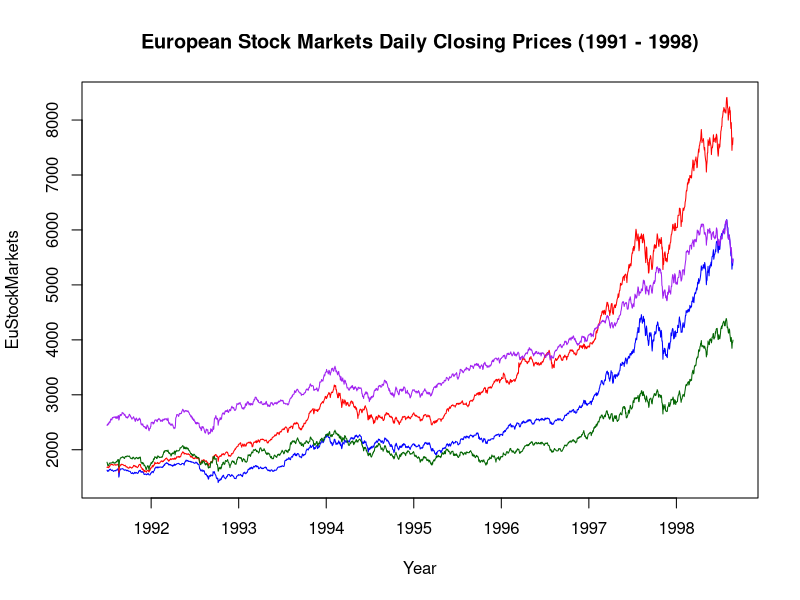
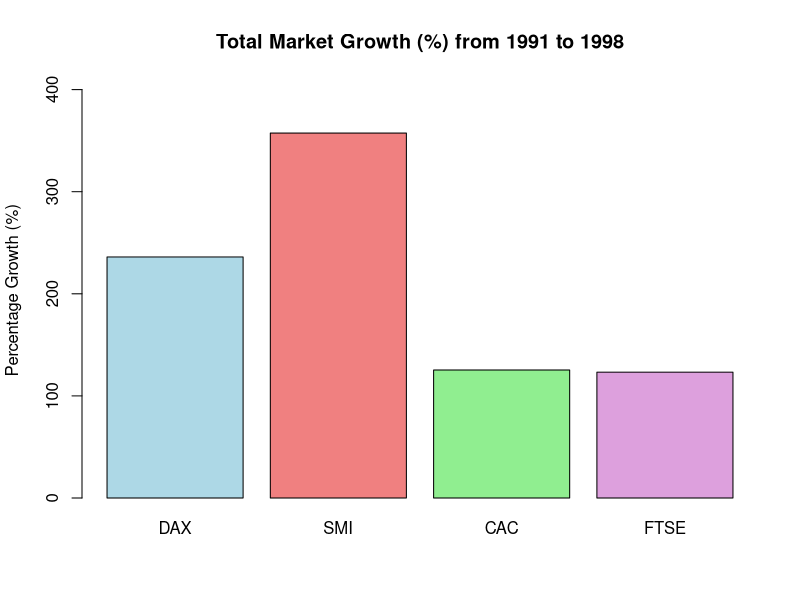

These charts were generated, in order, by the following R code:
data(EuStockMarkets)

# PLOT 1: The Trend (Time Series Line Chart)
plot(EuStockMarkets,
     plot.type = "single",
     main = "European Stock Markets Daily Closing Prices (1991 - 1998)",
     col = c("blue", "red", "darkgreen", "purple"),
     xlab = "Year")

# PLOT 2: The Performance (Bar Chart) 
# calculate the total percentage growth from the
# very first day of the dataset to the very last day.

start_prices <- EuStockMarkets[1, ]
end_prices <- EuStockMarkets[nrow(EuStockMarkets), ]

growth_percentages <- ((end_prices - start_prices) / start_prices) * 100

barplot(
    growth_percentages,
    main = "Total Market Growth (%) from 1991 to 1998",
    ylab = "Percentage Growth (%)",
    col = c("lightblue", "lightcoral", "lightgreen", "plum"),
    border = "black",
    ylim = c(0, max(growth_percentages) + 50)
)
